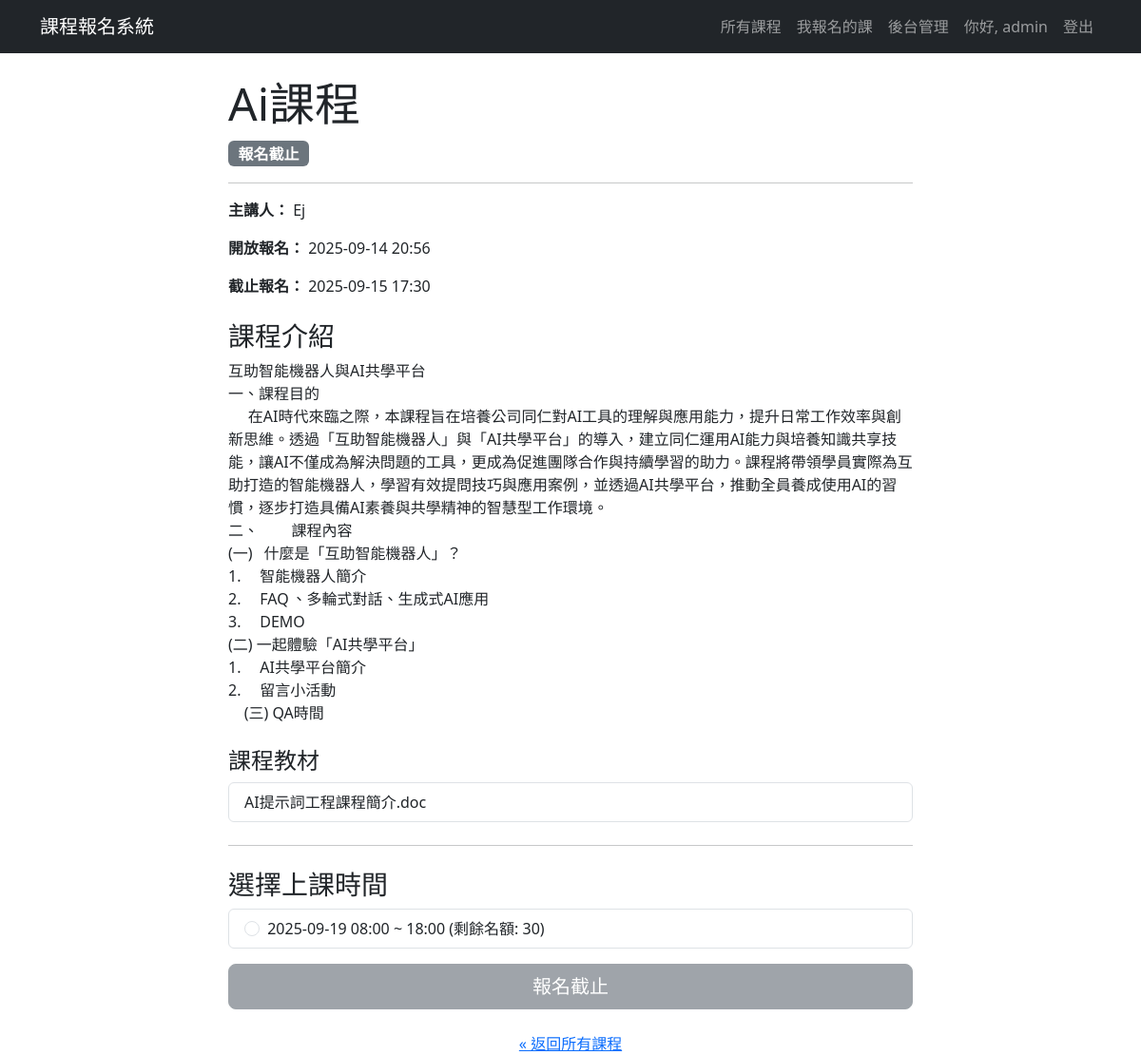
The app's page /course/1 (signed in) with its own data.
### app.py (models this page shows, shortened)
class User(UserMixin, db.Model):
    id = db.Column(db.Integer, primary_key=True) # 使用者ID 唯一值
    username = db.Column(db.String(80), unique=True, nullable=False)
    password_hash = db.Column(db.String(200), nullable=False) # 儲存雜湊後的密碼
    is_admin = db.Column(db.Boolean, default=False) # 是否為管理者
    __table_args__ = {'extend_existing': True} # 避免重複定義表格錯誤

class Course(db.Model):
    __tablename__ = 'course' # 建議明確指定表名
    id = db.Column(db.Integer, primary_key=True)
    name = db.Column(db.String(120), nullable=False)
    description = db.Column(db.Text, nullable=False)
    speaker_info = db.Column(db.String(200))
    has_time_slots = db.Column(db.Boolean, default=False, nullable=False)
    status = db.Column(db.String(20), default='尚未開放')
    registration_start_time = db.Column(db.DateTime, nullable=False)
    registration_end_time = db.Column(db.DateTime, nullable=False)
    __table_args__ = {'extend_existing': True}
    files = db.relationship('CourseFile', backref='course', lazy=True, cascade="all, delete-orphan")
    time_slots = db.relationship('TimeSlot', backref='course', lazy=True, cascade="all, delete-orphan")

class CourseFile(db.Model):
    __tablename__ = 'course_file' # 明確指定表名，避免與其他表名衝突
    id = db.Column(db.Integer, primary_key=True) # 檔案ID 唯一值
    file_path = db.Column(db.String(300), nullable=False) # 儲存 UUID 檔名
    display_filename = db.Column(db.String(300), nullable=False) # 儲存原始檔名 (顯示用)
    course_id = db.Column(db.Integer, db.ForeignKey('course.id'), nullable=False) # 課程ID 外鍵，參考 Course 表
    __table_args__ = {'extend_existing': True} # 避免重複定義表格錯誤

class TimeSlot(db.Model):
    __tablename__ = 'time_slot'
    id = db.Column(db.Integer, primary_key=True)
    slot_start_time = db.Column(db.DateTime, nullable=False)
    slot_end_time = db.Column(db.DateTime, nullable=False)
    capacity = db.Column(db.Integer, nullable=False, default=999)
    booked_count = db.Column(db.Integer, default=0)
    course_id = db.Column(db.Integer, db.ForeignKey('course.id'), nullable=False)
    __table_args__ = {'extend_existing': True}

### app.py (the view)
@app.route('/course/<int:course_id>')
def course_detail(course_id):
    course = db.session.get(Course, course_id)
    if not course:
        abort(404)
    available_slots = []
    if course.has_time_slots:
        available_slots = TimeSlot.query.filter(
            TimeSlot.course_id == course.id,
            TimeSlot.booked_count < TimeSlot.capacity
        ).order_by(TimeSlot.slot_start_time).all()
    is_registered = False
    if current_user.is_authenticated:
        user_reg = Registration.query.join(TimeSlot).filter(
            Registration.user_id == current_user.id,
            TimeSlot.course_id == course.id
        ).first()
        is_registered = user_reg is not None
    return render_template(
        'course_detail.html',
        course=course,
        is_registered=is_registered,
        available_slots=available_slots
    )

### app.py (called while the page is built)
@login_manager.user_loader
def load_user(user_id): # 透過 user_id 載入使用者
    return User.query.get(int(user_id)) # 從資料庫取得使用者資料

### templates/course_detail.html (shortened to what this page needs)
{% extends "layout.html" %}
{% block content %}
<div class="container mt-4">
    <div class="row">
        <div class="col-lg-8 mx-auto">
            <h1 class="display-5">{{ course.name }}</h1>
            <p class="lead">
                {% if course.status == '報名中' %}
                    <span class="badge bg-success fs-6">報名中</span>
                {% elif course.status == '尚未開放' %}
                    <span class="badge bg-warning text-dark fs-6 ">尚未開放</span>
                {% else %}
                    <span class="badge bg-secondary fs-6">報名截止</span>
                {% endif %}
            </p>
            <hr>
            <p><strong>主講人：</strong> {{ course.speaker_info }}</p>
            <p><strong>開放報名：</strong> {{ course.registration_start_time.strftime('%Y-%m-%d %H:%M') }}</p>
            <p><strong>截止報名：</strong> {{ course.registration_end_time.strftime('%Y-%m-%d %H:%M') }}</p>
            <h3 class="mt-4">課程介紹</h3>
            <div style="white-space: pre-wrap;">{{ course.description }}</div>
            {% if course.files %}
                    <h4 class="mt-4">課程教材</h4>
                    <div class="list-group">
                    {% for file in course.files %}
                        <a href="{{ url_for('download_file', file_id=file.id) }}" class="list-group-item list-group-item-action" target="_blank">
                            {{ file.display_filename }}
                        </a>
                    {% endfor %}
                    </div>
                {% endif %}
        <hr class="my-4">
        {% if course.has_time_slots %}
            <h3 class="mt-4">選擇上課時間</h3>
            {% if available_slots %}
                <div class="list-group" id="slot-selection">
                {% for slot in available_slots %}
                    <label class="list-group-item">
                        <input class="form-check-input me-1" type="radio" name="time_slot_id" value="{{ slot.id }}">
                        {{ slot.slot_start_time.strftime('%Y-%m-%d %H:%M') }} ~ {{ slot.slot_end_time.strftime('%H:%M') }} (剩餘名額: {{ slot.capacity - slot.booked_count }})
                    </label>
                {% endfor %}
                </div>
            <div class="d-grid gap-2 mt-3">
                {% if course.status != '報名中' %}
                    <button class="btn btn-secondary btn-lg" disabled>{{ course.status }}</button>
                {% endif %}
            </div>
            {% else %}
                <p class="text-danger">名額已滿</p>
            {% endif %}
        {% else %}
            <div class="d-grid gap-2">
                <p class="text-muted">本課程無需選擇特定時間。</p>
                </div>
        {% endif %}
        <div class="text-center mt-4">
            <a href="{{ url_for('index') }}">&laquo; 返回所有課程</a>
        </div>
        </div>
    </div>
</div>
{% endblock %}

### templates/layout.html (shortened to what this page needs)
<!doctype html>
<html lang="zh-Hant">
<head>
    <link href="https://cdn.jsdelivr.net/npm/bootstrap@5.3.3/dist/css/bootstrap.min.css" rel="stylesheet">
    <link rel="stylesheet" href="https://cdn.jsdelivr.net/npm/bootstrap-icons@1.11.3/font/bootstrap-icons.min.css">
    <link rel="stylesheet" href="{{ url_for('static', filename='css/style.css') }}">
</head>
<body class="{% block body_class %}{% endblock %}">
    <nav class="navbar navbar-expand-lg {% block navbar_classes %}navbar-dark bg-dark{% endblock %}">
        <div class="container">
            <a class="navbar-brand" href="{{ url_for('index') }}">課程報名系統</a>
            <div class="collapse navbar-collapse" id="navbarNav">
                <ul class="navbar-nav ms-auto">
                    <li class="nav-item">
                        <a class="nav-link" href="{{ url_for('index') }}">所有課程</a>
                    </li>
                    {% if current_user.is_authenticated %}
                        <li class="nav-item">
                            <a class="nav-link" href="{{ url_for('my_courses') }}">我報名的課</a>
                        </li>
                        {% if current_user.is_admin %}
                        <li class="nav-item">
                            <a class="nav-link" href="{{ url_for('admin_dashboard') }}">後台管理</a>
                        </li>
                        {% endif %}
                        <li class="nav-item">
                            <a class="nav-link" href="#">你好, {{ current_user.username }}</a>
                        </li>
                        <li class="nav-item">
                            <a class="nav-link" href="{{ url_for('logout') }}">登出</a>
                        </li>
                    {% else %}
                        <li class="nav-item">
                            <a class="nav-link" href="{{ url_for('login') }}">登入/註冊</a>
                        </li>
                    {% endif %}
                </ul>
            </div>
        </div>
    </nav>
    <main class="container mt-4">
        {% block content %}{% endblock %}
    </main>
</body>
</html>

### static/css/style.css (style rules this page uses)
.btn { transition: all 0.2s ease-in-out; }

### records on screen
User: username "admin"
Course: name "Ai課程", speaker_info "Ej", registration_start_time "2025-09-14 20:56", registration_end_time "2025-09-15 17:30", description "互助智能機器人與AI共學平台 一、課程目的 在AI時代來臨之際，本課程旨在培養公司同仁對AI工具的理解與應用能力，提升日常工作效率與創新思維。透過「互助智能機器人」與「AI共學平台」的導入，建立同仁運用AI能力與培養知識共享技能，讓AI不僅成為解決問題的工具，更成為促進團隊合作與持續學習的助力。課程將帶領學員實際為互助打造的智能機器人，學習有效提問技巧與應用案例，並透過AI共學平台，推動全員養成使用AI的習慣，逐步打造具備AI素養與共學精神的智慧型工作環境。 二、 課程內容 (一) 什麼是「互助智能機器人」？ 1. 智能機器人簡介 2. FAQ 、多輪式對話、生成式AI應用 3. DEMO (二) 一起體驗「AI共學平台」 1. AI共學平台簡介 2. 留言小活動 (三) QA時間", status "報名截止"
CourseFile: display_filename "AI提示詞工程課程簡介.doc"
TimeSlot: slot_start_time "2025-09-19 08:00", slot_end_time "18:00", slot.capacity-slot.booked_count "30"
